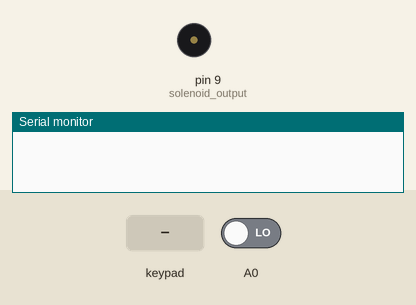
Simulated run of this sketch. Board: Arduino Uno, built with avr-gcc and run on an emulated ATmega328P. On the bench: buzzer (waves = sounding), the last lines printed to the serial monitor. Inputs (shaded band) come from the test bench; at power-on: A0 LOW.

Above: at 1.2 s.
1.3 s: key '1' pressed
At 2.4 s:
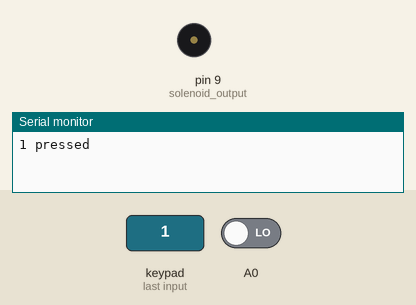
2.9 s: A0 driven HIGH
At 5.05 s:
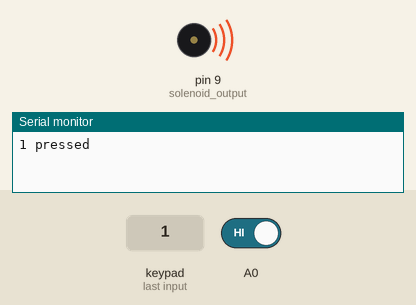
5.9 s: keypad keys 5 2 8 3 # pressed 0.4 s apart
At 8.3 s:
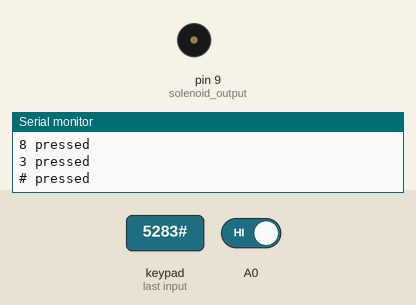
9.4 s: key '*' pressed
10.9 s: key '2' pressed
12.4 s: key '3' pressed
Timing chart, 0 to 14.9 s (numbered marks = the images above; inputs shaded):
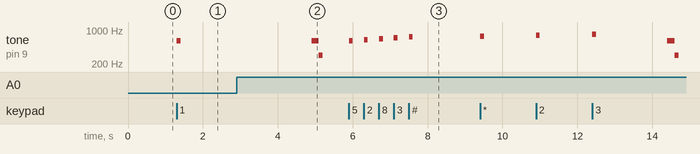

Measured:
- after the input at 1.3 s, tone on pin 9 (solenoid_output): silent → 600 Hz at once, → silent 0.10 s later
- after the input at 2.9 s, tone on pin 9 (solenoid_output): silent → 600 Hz after 2.0 s, → 300 Hz 0.20 s later, → silent 0.10 s later
- after the input at 5.9 s, tone on pin 9 (solenoid_output): plays 600 Hz for 0.10 s, 630 Hz for 0.10 s, 660 Hz for 0.10 s, 690 Hz for 0.10 s, 720 Hz for 0.10 s, starting at once

The sketch:

keypad-code.ino
```cpp
#include <Keypad.h>

const byte ROWS = 4; //four rows
const byte COLS = 3; //three columns
char keys[ROWS][COLS] = {
  {'1','2','3'},
  {'4','5','6'},
  {'7','8','9'},
  {'*','0','#'}
};
byte rowPins[ROWS] = {5, 4, 3, 2}; //connect to the row pinouts of the keypad
byte colPins[COLS] = {8, 7, 6}; //connect to the column pinouts of the keypad
// buzzer connected to pin 9
// relay on pin 10

Keypad keypad = Keypad( makeKeymap(keys), rowPins, colPins, ROWS, COLS );


const char code[] = {'5','2','8','3'};

int index = 0;
bool solved = true;

void setup() {
  pinMode(9,OUTPUT); // solenoid output

  Serial.begin(9600);
}

long lastpressed = 0;
bool needsreset = false;

void loop() {
  bool pressed = false;

  char key = keypad.getKey();

  if (key) {
    if (code[index] != key) {
      solved = false;
    }
    pressed = true;
    Serial.print(key);
    Serial.println(" pressed");
    tone(9,600 + index*30,100);
    while (!digitalRead(A0)) {}
  }

  if (pressed) {
    needsreset = true;
    lastpressed = millis();
    delay(200);
    index++;
    if (index == 12) {
      needsreset = false;
      if (solved) {
        digitalWrite(10,HIGH);
        Serial.println("Solved!");
        tone(9,400,200);
        delay(100);
        tone(9,600,200);
        delay(100);
        tone(9,800,400);
        delay(1000);
        digitalWrite(10,LOW);
   //     while (1) {};
      } else {
        Serial.println("Nope!");
        tone(9,300,500);
      }
      index = 0;
      solved = true;
    }
  }

  if (lastpressed > millis()) lastpressed = millis();

  if (needsreset && millis() - lastpressed > 2000) {
    index = 0;
    solved = true;
    tone(9,600,100);
    delay(100);
    tone(9,600,100);
    delay(100);
    tone(9,300,100);
    Serial.println("Reset!");
    needsreset = false;
  }
}
```
